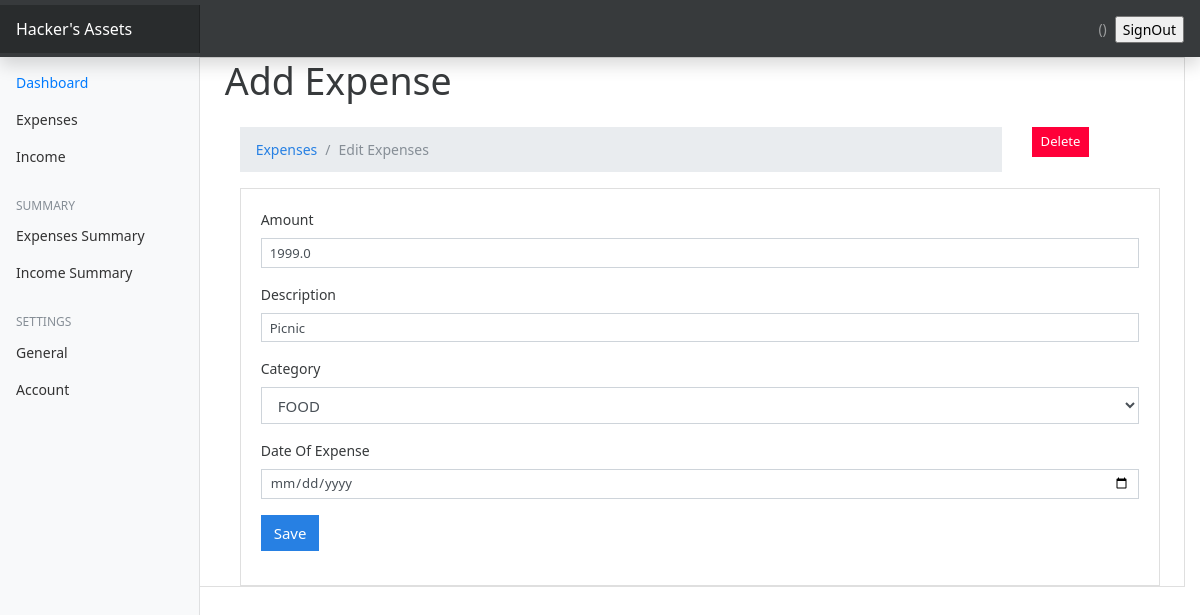
The page /expense_edit/26 on the database its author committed.
### p_webapp/models.py (models this page shows, shortened)
class Expense(models.Model):
    amount = models.FloatField()
    date = models.DateField(default=now)
    descripption = models.TextField()
    owner = models.ForeignKey(to=User, on_delete=models.CASCADE)
    category = models.CharField(max_length=266)
    class Meta:
        ordering: ['-date']

### p_webapp/views.py (the view, shortened to what this page needs)
# urls.py: path('expense_edit/<int:pk>',expense_edit,name='expense_edit'),
def expense_edit(request,pk):
    categories= Category.objects.all()
    expense = Expense.objects.get(pk=pk)
    context = {
        'expense':expense,
        'values':expense,
        'categories':categories
    }
    if request.method=='GET':
        return render(request, 'expense/edit-expense.html',context)

### templates/expense/edit-expense.html (shortened to what this page needs)
{% extends 'base.html' %}
{% block content %}
<h1>Add Expense</h1>
<div class="container mt-4">
   <div class="row">
       <div class="col-md-10">
        <nav aria-label="breadcrumb">
            <ol class="breadcrumb">
              <li class="breadcrumb-item"><a href="{% url 'expenses' %}">Expenses</a></li>
              <li class="breadcrumb-item active" aria-current="page">Edit Expenses</li>
            </ol>
          </nav>
       </div>
       <div class="col-md-2">
           <a href="{% url 'expense-delete' expense.pk %}" class="btn btn-danger btn-sm">Delete</a>
       </div>
   </div>
<div class="card">
    <div class="card-body">
        <form action="{% url 'expense_edit' expense.pk %}" method="post">
<div class="form-group">
    <label for="amount">Amount</label>
    <input type="number" name="amount" class="form-control form-control-sm" value="{{values.amount}}">
</div>
<div class="form-group">
    <label for="description">Description</label>
    <input type="text" name="description" class="form-control form-control-sm" value="{{values.descripption}}">
</div>
<div class="form-group">
    <label for="category">Category</label>
    <select name="category" class="form-control">
        <option selected name="category" value="{{values.category}}">{{values.category}}</option>
    </select>
</div>
<div class="form-group">
    <label for="date">Date Of Expense</label>
    <input type="date" name="date" class="form-control form-control-sm">
</div>
<input type="submit" value="Save" class="btn btn-primary btn-primary-sm">
</form>
    </div>
</div>
</div>
{% endblock content %}

### p_website/static/css/dashboard.css (style rules this page uses)
body { font-size: .875rem; }

### rows shown on the page
Expense: amount "1999.0", description "Picnic", category "FOOD"
